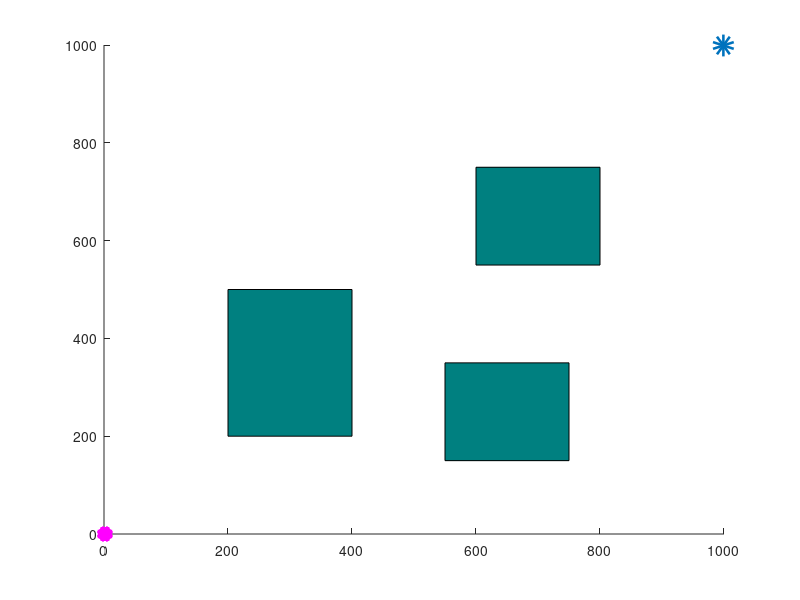

Write the MATLAB code that produced this figure. (Note: this script raises an error after producing the figure.)
clc;clear;close all;
% Experimental result parameters
% Ll = Path length; Tt = Time; Node = Number of nodes
% All_Iterations = Iterations
Ll = []; Tt = []; Node = []; Cut_L=[]; All_Iterations = []; 
for j=1:1:2      % Number of runs
% Setting parameters
p=0.3;                  % Target bias probability
start_pose =[0,0];      % Starting point
global goal_pose;
goal_pose = [999,999];  % Target point
global step;
step = 20;              
global kp;              % Gravitational gain
kp=1;
global p0;              % Range of repulsion
p0 = 250;
global krep;            % Repulsion gain coefficient
krep = 2;
bias = 1.5*step;        % Allowable error
numNodes = 5000;        
counter = 0;
global x_max;global y_max;
x_max = 1000;
y_max = 1000;

% Obstacle
global obstacle1;global obstacle2;global obstacle3;
global obstacle11;global obstacle22;global obstacle33;
obstacle1 = [550,150,200,200];
obstacle2 = [600,550,200,200];
obstacle3 = [200,200,200,300];
global path_V;
path_V= ([start_pose,-1]);       
path_E = [];                    % Branches of a random tree
path=[];                        % Final path

% Build map
figure(j)
axis([0 x_max 0 y_max])
rectangle('Position',obstacle1,'FaceColor',[0 .5 .5])
rectangle('Position',obstacle2,'FaceColor',[0 .5 .5])
rectangle('Position',obstacle3,'FaceColor',[0 .5 .5])
or = 10;                        % Obstacle influence range
obstacle11 = [obstacle1(1)-or,obstacle1(2)-or,obstacle1(3)+2*or,obstacle1(4)+2*or];
obstacle22 = [obstacle2(1)-or,obstacle2(2)-or,obstacle2(3)+2*or,obstacle2(4)+2*or];
obstacle33 = [obstacle3(1)-or,obstacle3(2)-or,obstacle3(3)+2*or,obstacle3(4)+2*or];
hold on
plot(start_pose,'m*','LineWidth',10);
hold on
plot(goal_pose(1),goal_pose(2),'o','LineWidth',10);
hold on

% Algorithm implementation
tic
rrts=rrt;
for i = 1:1:numNodes
    if rand(1)<=p
        q_rand = goal_pose;
    else
        q_rand = [floor(rand(1)*x_max) floor(rand(1)*y_max)];
    end
    [nearest_point,I]=rrts.nearestpoint(q_rand);                % Find the nearest node of the first tree
    new_point = rrts.APF_newpoint(nearest_point,q_rand);        % Find a new node
    if rrts.noCollision(new_point, nearest_point, obstacle11)&&rrts.noCollision(new_point, nearest_point, obstacle22)&&rrts.noCollision(new_point, nearest_point, obstacle33)
         line([nearest_point(1),new_point(1)],[nearest_point(2),new_point(2)],'color','b','LineWidth', 2);  % Draw the expansion process
         counter=counter+1;M(counter)=getframe;
         path_V = [path_V;[new_point,I]];       % Add new nodes to the random tree
    end
    % Determine whether to reach the target point
    if (norm((new_point-goal_pose),2)<=bias)
        break;
    end      
end
Iterations = i;
t=toc;              % Calculate the time consumed by a search algorithm

pose1 = path_V(size(path_V,1),1:3);
while (pose1(1,3) > 0)
    path=[pose1(1,1:2);path];
    pose1 = path_V(pose1(1,3),1:3);   
end
path = [path_V(1,1:2);path];    % Join the initial point
% Draw the final path
plot(path(:,1)',path(:,2)','color','r','LineWidth',1.5);

% Calculate the original path length
L=0;
for i=1:(size(path,1)-1)
    L=L+norm(path(i,1:2)-path(i+1,1:2),2);
end
Ll = [Ll,L];                 
Tt = [Tt,t];                 
Node = [Node,size(path,1)];  
All_Iterations = [All_Iterations,Iterations];
end
disp('Average original path length');  mean(Ll)
disp('Average experiment time');  mean(Tt)
disp('Average number of experimental path nodes');  mean(Node)
disp('Average number of experiment iterations');  mean(All_Iterations)








